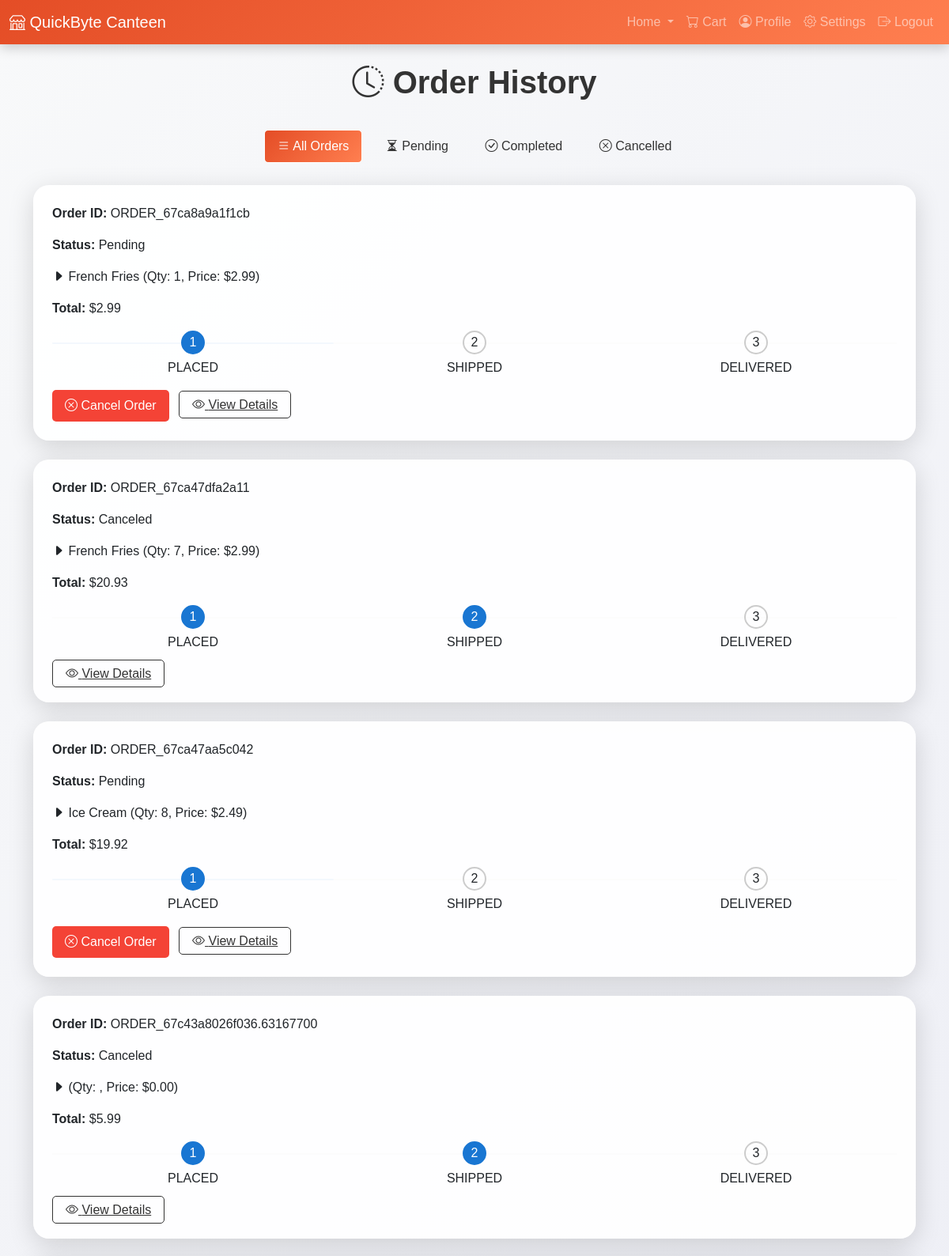
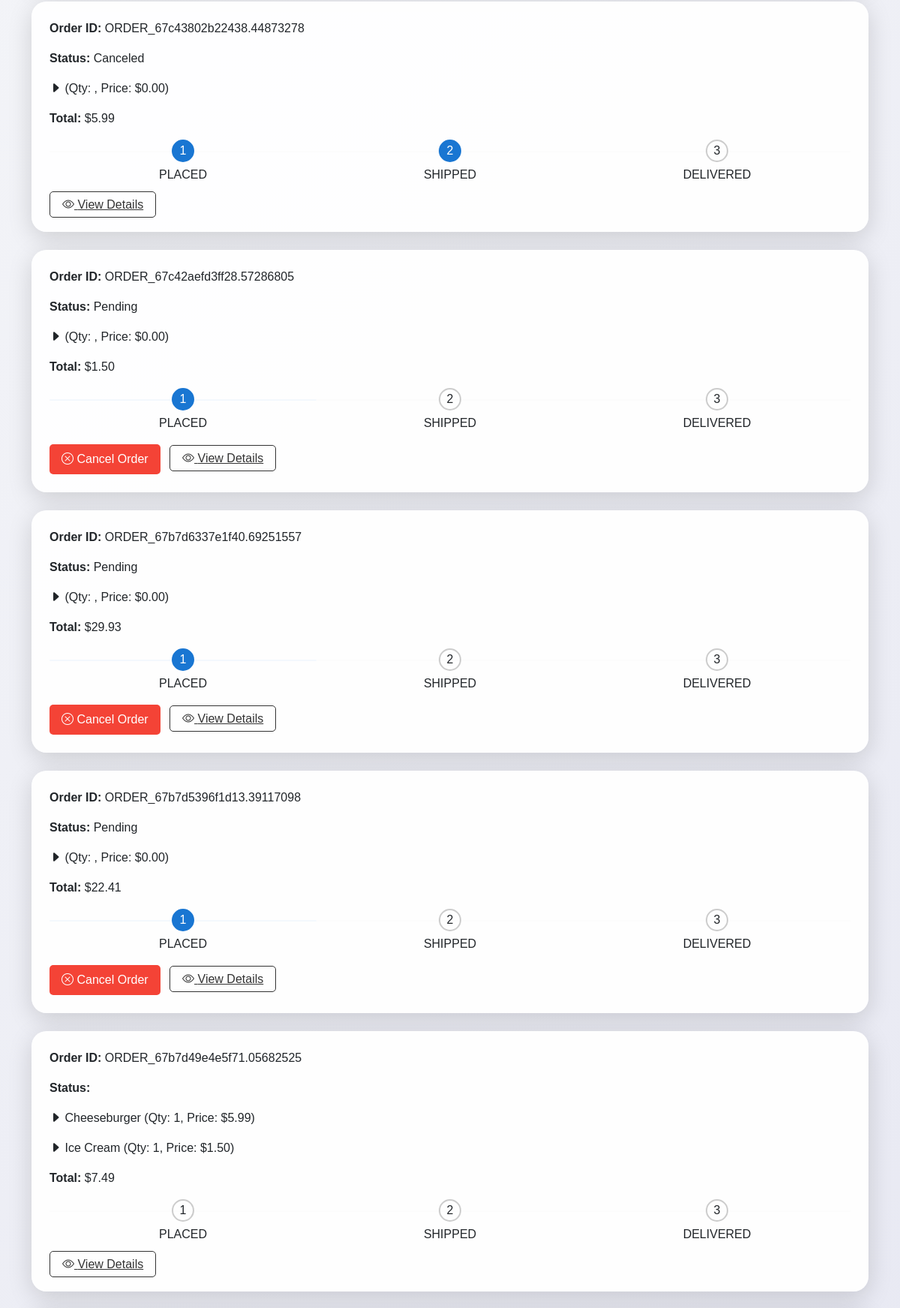
Page /user/order_history.php (signed in, upper part) on the committed database (2 pictures, top to bottom).
### tables this page shows
CREATE TABLE `orders` (
  `order_id` varchar(50) NOT NULL,
  `user_id` int(11) NOT NULL,
  `total_price` decimal(10,2) NOT NULL,
  `order_date` timestamp NOT NULL DEFAULT current_timestamp(),
  `status` enum('Pending','Completed','Canceled') DEFAULT 'Pending'
);

### user/order_history.php (the view, shortened to what this page needs)
<?php
include '../config.php';
$user_id = $_SESSION['user_id'];
$filter_status = isset($_GET['status']) ? $_GET['status'] : 'all';
$sql = "
    SELECT o.order_id, o.order_date, o.total_price, o.status,
           GROUP_CONCAT(m.name SEPARATOR ', ') AS items,
           GROUP_CONCAT(od.quantity SEPARATOR ', ') AS quantities,
           GROUP_CONCAT(od.price SEPARATOR ', ') AS prices
    FROM orders o
    LEFT JOIN order_details od ON o.order_id = od.order_id
    LEFT JOIN menu_items m ON od.item_id = m.item_id
    WHERE o.user_id = ?
";
$sql .= " GROUP BY o.order_id ORDER BY o.order_date DESC";
$stmt = $con->prepare($sql);
if ($filter_status !== 'all') {
    $stmt->bind_param("is", $user_id, $filter_status);
} else {
    $stmt->bind_param("i", $user_id);
}
$stmt->execute();
$result = $stmt->get_result();
$orders = $result->fetch_all(MYSQLI_ASSOC);
?>
<!DOCTYPE html>
<html lang="en">
<head>
    <link rel="stylesheet" href="https://cdn.jsdelivr.net/npm/bootstrap@5.3.0-alpha1/dist/css/bootstrap.min.css">
    <link rel="stylesheet" href="https://cdn.jsdelivr.net/npm/bootstrap-icons@1.11.3/font/bootstrap-icons.min.css">
</head>
<body>
    <nav class="navbar navbar-expand-lg navbar-dark">
        <div class="container-fluid">
            <a class="navbar-brand" href="index.php"><i class="bi bi-shop"></i> QuickByte Canteen</a>
            <div class="collapse navbar-collapse" id="navbarNav">
                <ul class="navbar-nav ms-auto">
                    <li class="nav-item dropdown">
                        <a class="nav-link dropdown-toggle" href="index.php" id="navbarDropdown" role="button" data-bs-toggle="dropdown" aria-expanded="false">
                            Home
                        </a>
                    </li>
                    <li class="nav-item">
                        <a class="nav-link" href="cart.php"><i class="bi bi-cart"></i> Cart</a>
                    </li>
                    <li class="nav-item">
                        <a class="nav-link" href="user_profile.php"><i class="bi bi-person-circle"></i> Profile</a>
                    </li>
                    <li class="nav-item">
                        <a class="nav-link" href="settings.php"><i class="bi bi-gear"></i> Settings</a>
                    </li>
                    <li class="nav-item">
                        <a class="nav-link" href="../auth/logout.php"><i class="bi bi-box-arrow-right"></i> Logout</a>
                    </li>
                </ul>
            </div>
        </div>
    </nav>
    <div class="container mt-4">
        <h2><i class="bi bi-clock-history"></i> Order History</h2>
        <div class="filters text-center mb-4">
            <a href="?status=all" class="btn <?php echo $filter_status === 'all' ? 'active' : ''; ?>"><i class="bi bi-list"></i> All Orders</a>
            <a href="?status=Pending" class="btn <?php echo $filter_status === 'Pending' ? 'active' : ''; ?>"><i class="bi bi-hourglass-split"></i> Pending</a>
            <a href="?status=Completed" class="btn <?php echo $filter_status === 'Completed' ? 'active' : ''; ?>"><i class="bi bi-check-circle"></i> Completed</a>
            <a href="?status=Canceled" class="btn <?php echo $filter_status === 'Canceled' ? 'active' : ''; ?>"><i class="bi bi-x-circle"></i> Cancelled</a>
        </div>
        <?php if (empty($orders)): ?>
            <p class="text-center text-muted"><i class="bi bi-exclamation-triangle"></i> No orders found for the selected filter.</p>
        <?php else: ?>
            <?php foreach ($orders as $order): ?>
                <div class="order-card">
                    <div class="order-header">
                        <p><strong>Order ID:</strong> <?php echo htmlspecialchars($order['order_id']); ?></p>
                        <p><strong>Status:</strong> <?php echo htmlspecialchars($order['status']); ?></p>
                    </div>
                    <div class="order-details">
                        <?php
                        $items = explode(',', $order['items']);
                        $quantities = explode(',', $order['quantities']);
                        $prices = explode(',', $order['prices']);
                        foreach ($items as $index => $item) {
                            echo "<p><i class='bi bi-caret-right-fill'></i> $item (Qty: {$quantities[$index]}, Price: $" . number_format((float)$prices[$index], 2) . ")</p>";
                        }
                        ?>
                        <p><strong>Total:</strong> $<?php echo number_format((float)$order['total_price'], 2); ?></p>
                    </div>
                    <div class="progress-tracker">
                        <div class="step">
                            <span class="circle <?php echo $order['status'] === 'Pending' || $order['status'] === 'Completed' || $order['status'] === 'Canceled' ? 'active' : ''; ?>">1</span>
                            <p>PLACED</p>
                        </div>
                        <div class="step">
                            <span class="circle <?php echo $order['status'] === 'Completed' || $order['status'] === 'Canceled' ? 'active' : ''; ?>">2</span>
                            <p>SHIPPED</p>
                        </div>
                        <div class="step">
                            <span class="circle <?php echo $order['status'] === 'Completed' ? 'active' : ''; ?>">3</span>
                            <p>DELIVERED</p>
                        </div>
                        <div class="progress-bar">
                        </div>
                    </div>
                    <div class="actions">
                        <?php if ($order['status'] === 'Pending'): ?>
                            <form method="POST" style="display: inline;">
                                <button type="submit" name="cancel_order" class="btn cancel"><i class="bi bi-x-circle"></i> Cancel Order</button>
                            </form>
                        <?php endif; ?>
                        <a href="view_details.php?order_id=<?php echo htmlspecialchars($order['order_id']); ?>" class="view-details-btn"><i class="bi bi-eye"></i> View Details</a>
                    </div>
                </div>
            <?php endforeach; ?>
        <?php endif; ?>
    </div>
</body>
</html>

### user/order_history.php (style rules this page uses)
body { background: linear-gradient(135deg, #f8f9fa, #e4e5f1); min-height: 100vh; font-family: 'Poppins', sans-serif; }
.navbar { background: linear-gradient(135deg, #e44d26, #ff7f50); color: white; box-shadow: 0 4px 15px rgba(0, 0, 0, 0.2); }
h2 { font-size: 2.5rem; font-weight: bold; color: #333; margin-bottom: 2rem; text-align: center; }
.filters a { text-decoration: none; color: #333; padding: 0.5rem 1rem; border-radius: 5px; transition: all 0.3s ease; display: inline-block; margin: 0.25rem; }
.filters a.active { background: linear-gradient(135deg, #e44d26, #ff7f50); color: white; }
.order-card { background: rgba(255, 255, 255, 0.95); border-radius: 20px; box-shadow: 0 8px 32px rgba(0, 0, 0, 0.15); padding: 1.5rem; margin-bottom: 1.5rem; transition: transform 0.3s ease, box-shadow 0.3s ease; }
.progress-tracker { display: flex; align-items: center; position: relative; margin-top: 1rem; }
.step { text-align: center; flex: 1; }
.circle { display: inline-flex; justify-content: center; align-items: center; width: 30px; height: 30px; border-radius: 50%; border: 2px solid #ccc; margin-bottom: 5px; transition: all 0.3s ease; }
.circle.active { background-color: #1976d2; color: white; border-color: #1976d2; }
.progress-bar { position: absolute; top: 15px; left: 0; right: 0; height: 2px; background-color: #ccc; z-index: -1; }
.actions button { padding: 0.5rem 1rem; border: none; border-radius: 5px; cursor: pointer; margin-right: 0.5rem; transition: all 0.3s ease; }
.actions button.cancel { background-color: #f44336; color: white; }
.view-details-btn { background-color: transparent; border: 1px solid #333; color: #333; padding: 0.5rem 1rem; border-radius: 5px; cursor: pointer; transition: all 0.3s ease; }

### rows in the picture
orders: order_id "ORDER_67ca8a9a1f1cb", status "Pending", item "French Fries", index "1", index "2.99", total_price "2.99"
orders: order_id "ORDER_67ca47dfa2a11", status "Canceled", item "French Fries", index "7", index "2.99", total_price "20.93"
orders: order_id "ORDER_67ca47aa5c042", status "Pending", item "Ice Cream", index "8", index "2.49", total_price "19.92"
orders: order_id "ORDER_67c43a8026f036.63167700", status "Canceled", index "0.00", total_price "5.99"
orders: order_id "ORDER_67c43802b22438.44873278", status "Canceled", index "0.00", total_price "5.99"
orders: order_id "ORDER_67c42aefd3ff28.57286805", status "Pending", index "0.00", total_price "1.50"
orders: order_id "ORDER_67b7d6337e1f40.69251557", status "Pending", index "0.00", total_price "29.93"
orders: order_id "ORDER_67b7d5396f1d13.39117098", status "Pending", index "0.00", total_price "22.41"
orders: order_id "ORDER_67b7d49e4e5f71.05682525", item "Cheeseburger", index "1", index "5.99", item "Ice Cream", index "1.50", total_price "7.49"
